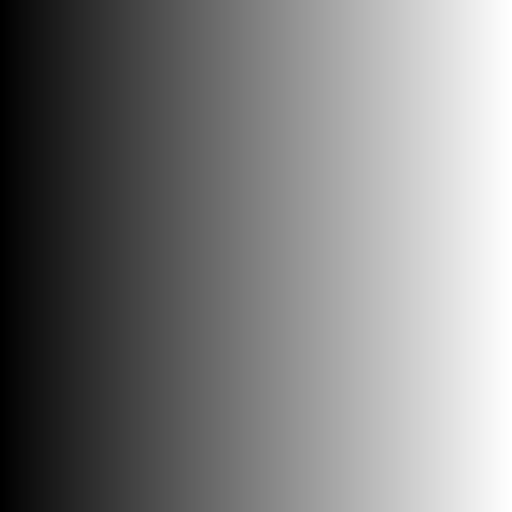
#> input picture 深度学习/图像处理/伽马变换/intensity_ramp.tif, 512 x 512 px
$ jupyter execute '03-伽马变换.ipynb'
#> lines starting #> are read from the running program, lines starting #| are printed output that depends on the picture
# 伽马变换
## 应用
许多软件都有伽马变换的应用，诸如美图秀秀、Photoshop此类软件，都在使用

伽马变换的作用是 **「图像对比度调节」**
## 定义
- 伽马变换又叫 **「幂律变换」**，是因为它使用**幂函数**来操作输入图像
- 其数学表达式如下：
    - $ output = (input + \varepsilon) ^ \gamma$
    - ^ 其中 $output$ 是输出灰度值；$\gamma$ 是伽马系数，取正数；$\varepsilon$ 是补偿系数，我们一般设置为 $0$
        - 那么上述的 **「补偿系数」** 到底是干嘛的呢？举个例子来说明：
        - 假设有一个矩阵如下：
        - $\left[ \begin{matrix}0 & 0 & 0 \\ 50 & 50 & 50 \\100 & 100 & 100\end{matrix} \right ]$
        - 我们对其进行 $\gamma$ 变换的时候，就会造成像素值为 $0$ 的区域不变，而其他区域的像素值均变化，所以就会造成“不公平”的现象
        - 为了消除这一“不公平”，那肯定要对 $0$ 值进行补偿，所以当图像中出现大面积的 $0$ 值区域时，如果不加入补偿可能就会造成图像 $\gamma$ 变换效果不理想
        - **原则:** 根据需求来决定 $\varepsilon$ 的取值

## 一些小麻烦
根据上述定义，加入某一像素值为 $100$，$\varepsilon$ 取 $0$，$\gamma$ 取 $3$，则变换后的像素值为：

$$
output = (100 + 0) ^ {3} = 100\times 100 \times 100 = 1000000
$$
这显然超过了我们 $8Bit$ 图像的动态范围
### 问题的解决
由于幂运算可能导致输出图像的动态范围过大，影响图像的输出显示，故我们在此采用 **「归一化」** 手段进行处理，此处的归一化和*深度学习领域*的归一化类似

则采用归一化后的伽马变换公式为：

$$
output = 255 \times \left(\frac{input + \varepsilon}{255}\right) ^ \gamma
$$

通过除以**原图像动态范围**的手段，我们将原始图像进行线性映射到 $[0, 1]$ 区间内，这一过程被称作 **「归一化」** ，然后再将变换完成的 $[0, 1]$ 内取值的结果乘以**原图像动态范围**，将结果**恢复**为原始图像的动态范围（逆归一化）

在此我们使用的图像均为 $[0, 255]$ 的 $8Bit$ 图像，故公式中定义动态范围值为 $255$

下面直接开始实验：

[cell 1]
from PIL import Image
import numpy as np
import matplotlib.pyplot as plt
from matplotlib.widgets import Slider, Button, RadioButtons

# 核心伽马变换函数
def gamma_trans(input, gamma = 2, eps = 0):
    return 255. * (((input + eps) / 255.) ** gamma)


def update_gamma(val):
    gamma = slider1.val
    output = gamma_trans(inp_arr, gamma = gamma)
    ax1.set_title('γ = ' + str(gamma))
    ax1.imshow(output, cmap = 'gray', vmin = 0, vmax = 255)

if __name__ == '__main__':
    inp_arr = np.array([
        [0, 50, 100, 150],
        [0, 50, 100, 150],
        [0, 50, 100, 150],
        [0, 50, 100, 150]
    ])
    fig = plt.figure()
    ax0 = fig.add_subplot(121)
    ax0.set_title('Input')
    ax0.imshow(inp_arr, cmap = 'gray', vmin=0, vmax=255)

    ax1 = fig.add_subplot(122)

    plt.subplots_adjust(bottom=0.3)
    s1 = plt.axes([0.25, 0.1, 0.55, 0.03], facecolor = 'lightgoldenrodyellow')
    slider1 = Slider(s1, 'γ: ', 0.0, 4., valfmt='%.f', valinit=1., valstep=0.05)
    slider1.on_changed(update_gamma)
    slider1.reset()
    slider1.set_val(1)
    plt.show()
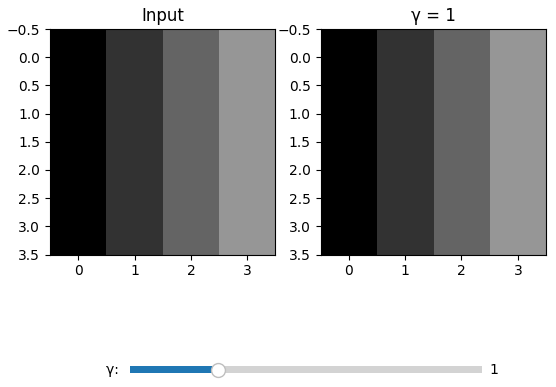
#> figure drawn by matplotlib, 3 panels

## 伽马变换的应用
### 用于校正显示失真
日常生活中使用的“大头电视机”，其学名为「CRT显示器」，由于自身的特殊物理性质，这类显示器都会有失真现象的发生，其输出为非线性，在此我们约定：

某一CRT显示器的输出函数为 $output = input^\gamma$，此处的 $\gamma$ 值介于 $[1.8, 2.5]$

为了校正这一类输出显示，很显然，我们只需要对其原始输入图像进行伽马变换，此处取变换伽马值为 $\frac{1}{\gamma}$

实验部分：

[cell 2]
from PIL import Image
import numpy as np
import matplotlib.pyplot as plt
from matplotlib.widgets import Slider, Button, RadioButtons
import matplotlib as mlp

# 核心伽马变换函数


def gamma_trans(input, gamma=2, eps=0):
    return 255. * (((input + eps) / 255.) ** gamma)


def update_gamma(val):
    gamma = slider1.val

    # 送入 CRT 之前，先进行伽马变换预处理，消除失真
    gamma_ = 1 / gamma
    corrent_img = gamma_trans(inp_arr, gamma_)
    ax1.set_title('Fix γ =1/%.1f' % gamma)
    ax1.imshow(corrent_img, cmap='gray', vmin=0, vmax=255)

    # 矫正过后的图送入 CRT 显示
    output = crt_distortion(corrent_img, gamma=gamma)
    ax2.set_title('Loss γ = %.1f' % gamma)
    ax2.imshow(output, cmap='gray', vmin=0, vmax=255)

# CRT失真模拟函数


def crt_distortion(input, gamma=2):
    return 255. * ((input / 255.) ** gamma)


if __name__ == '__main__':
    inp_arr = np.asarray(Image.open('./伽马变换/intensity_ramp.tif').convert('L'))
#> inp_arr is the input picture: shape (512, 512); min 0, max 255, mean 127.5
    fig = plt.figure()
    ax0 = fig.add_subplot(131)
    ax1 = fig.add_subplot(132)
    ax2 = fig.add_subplot(133)

    ax0.set_title('Raw Img')
    ax0.imshow(inp_arr, cmap='gray', vmin=0, vmax=255)

    plt.subplots_adjust(bottom=0.3)
    s1 = plt.axes([0.25, 0.1, 0.55, 0.03], facecolor='lightgoldenrodyellow')
    slider1 = Slider(s1, 'CRT Loss: ', 0.1, 4., valfmt='%.f',
                     valinit=1., valstep=0.1)
    slider1.on_changed(update_gamma)
    slider1.reset()
    slider1.set_val(2)
#> in gamma_trans, `return 255. * (((input + eps) / 255.) ** gamma)`:
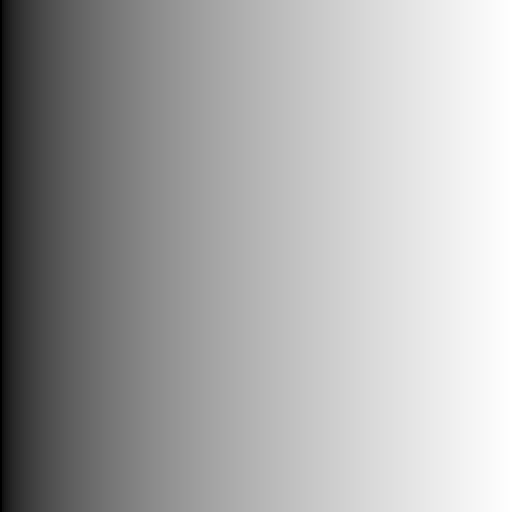
#> returned value: shape (512, 512) float64; min 0, max 255, mean 169.8
    plt.show()
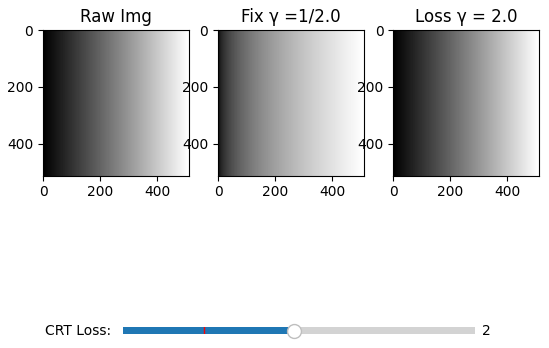
#> figure drawn by matplotlib, 4 panels

通过上面的动图可以看到，经过校正后的图像与原始图像一模一样，无论怎么调节 $\gamma$ 值，结果都和输入图片是一样的，这说明校正起到了作用

### 调节图像对比度
我们可以通过上述一系列实验，得到如下结论：
- 伽马变换具有改善图像偏暗或者偏亮的能力
- 这一能力体现在人眼上，会使得图像的细节更加突出，使人眼观察到更多的细节
- 故伽马变换可以调节图像对比度

那么，伽马变换为什么能够起到调整图像对比度的作用呢？
#### 对比度调节原理
**本质原因：**

伽马变换能够对于不同灰度区间的动态范围，做出相对独立的调整

绘制出幂函数的函数图像可能有助于我们理解：
//等待补充图像

我们就拿其中的 $\gamma = 0.25$ 的曲线来进行说明：
- 观察到其函数图像，斜率为由大到小，整个曲线呈现从陡峭到放平缓的趋势
- 这样的图像曲线非常有利于增强对比度
    - 假设原始图像归一化后的某一区间为 $[0, 0.1]$，那么读取图像，可以发现其值被映射到了大约 $[0, 0.55]$ 这个范围，而其真实灰度像素动态范围的变化为 $(0.55 - 0.1)\times 255 = 114.75$，这一范围是相当大的
    - 而上述这一过程直接导致了「暗部变亮」这一特性，是的更多的细节呈现出来，容易被人眼辨认

将上面的过程进行推广，我们显然可以得到以下结论：
- 当 $\gamma = 1$ 时，图像恒等变换，输入输出完全相等（$\varepsilon = 0$）
- 当 $\gamma < 1$ 时，图像的亮度被提高，拓展暗部动态范围，压缩亮部动态范围
- 当 $\gamma > 1$ 时，图像的亮度被降低，拓展亮部动态范围，压缩暗部动态范围

## 对比度增强实战
### Stage 1
我们要对一张人类脊柱的医学图像进行处理，直接上代码：

[cell 3]
from PIL import Image
import numpy as np
import matplotlib.pyplot as plt
from matplotlib.widgets import Slider, Button, RadioButtons
import matplotlib as mlp

# mlp.use('TkAgg')


# 核心伽马变换函数
def gamma_trans(input, gamma=2., eps=0):
    return 255. * (((input + eps) / 255.) ** gamma)


def update_gamma(val):
    gamma = slider1.val

    output = gamma_trans(inp_arr, gamma, 0.2)

    ax3.clear()
    ax3.set_title('γ=%.2f Result' % gamma)
    ax3.imshow(output, cmap='gray', vmin=0, vmax=255)

    ax4.clear()
    ax4.grid(True, linestyle=':', linewidth=1)
    ax4.set_title('Out Img Gray distribution histogram')
    ax4.set_xlim(0, 255)
    ax4.set_ylim(0, 0.15)
    ax4.hist(output.flatten(), bins=50, density=True, color='r', edgecolor='k')


if __name__ == '__main__':
    inp_arr = np.asarray(Image.open('./伽马变换/fractured_spine.tif').convert('L'))
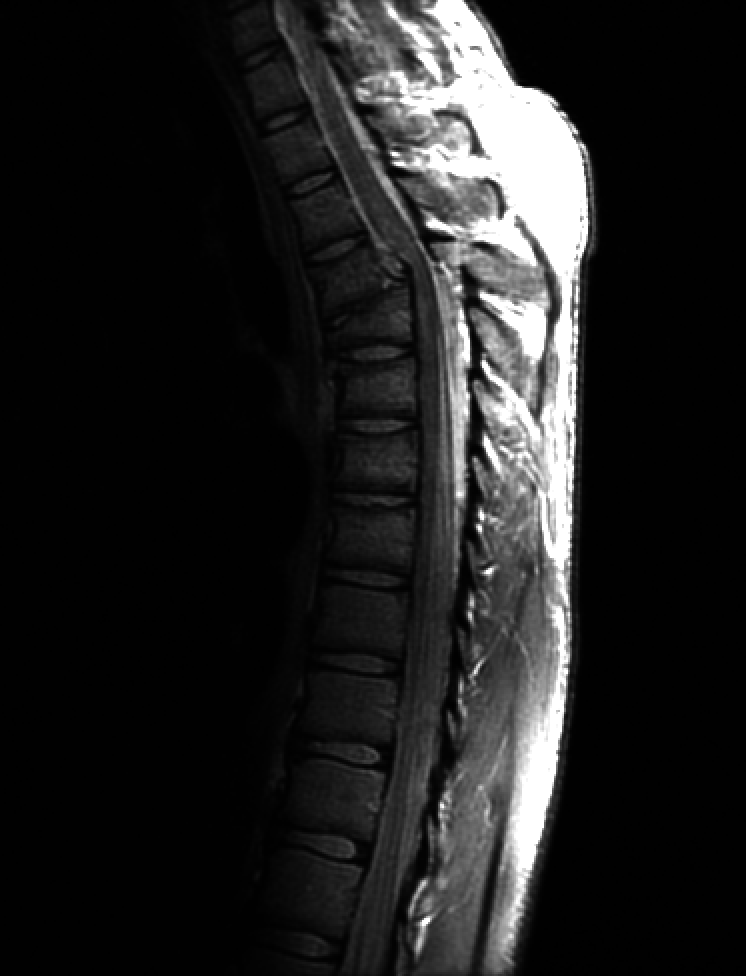
#> input picture 深度学习/图像处理/伽马变换/fractured_spine.tif, 746 x 976 px
#> inp_arr is the input picture: shape (976, 746); min 0, max 255, mean 32.6
    fig = plt.figure()
    ax1 = fig.add_subplot(221)
    ax2 = fig.add_subplot(222)
    ax3 = fig.add_subplot(223)
    ax4 = fig.add_subplot(224)

    ax1.set_title('Raw Img')
    ax1.imshow(inp_arr, cmap='gray', vmin=0, vmax=255)

    # ax2 显示原图的灰度分布直方图
    ax2.grid(True, linestyle=':', linewidth=1)
    ax2.set_title('Raw Img Gray distribution histogram')
    ax2.set_xlim(0, 255)
    ax2.set_ylim(0, 0.15)
    ax2.hist(inp_arr.flatten(), bins=50,
             density=True, color='r', edgecolor='k')

    plt.subplots_adjust(bottom=0.3)
    s1 = plt.axes([0.25, 0.1, 0.55, 0.03], facecolor='lightgoldenrodyellow')
    slider1 = Slider(s1, 'γ: ', 0.1, 2., valfmt='%.f',
                     valinit=1., valstep=0.1)
    slider1.on_changed(update_gamma)
    slider1.reset()
    slider1.set_val(1.)
    plt.show()
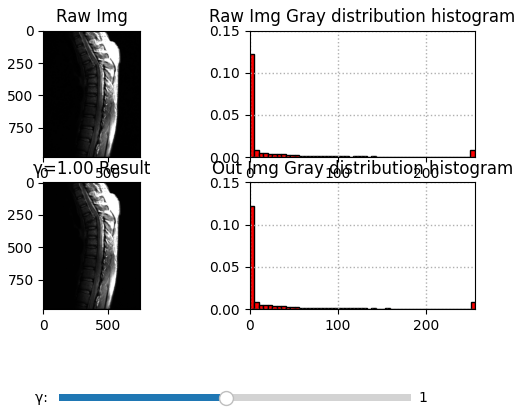
#> figure drawn by matplotlib, 5 panels; panel 2: tallest bar 0.122 high, from x = 0 to 5.1; panel 4: tallest bar 0.122 high, from x = 0.2 to 5.3

可以看到，对比度增强效果非常明显，而根据灰度分布直方图，我们可以清晰地看到：

原始图像的灰度分布较为密集，而经过伽马变换后的灰度分布变稀疏了

### Stage 2
航拍图像，增强：

[cell 4]
from PIL import Image
import numpy as np
import matplotlib.pyplot as plt
from matplotlib.widgets import Slider, Button, RadioButtons
import matplotlib as mlp

# mlp.use('TkAgg')


# 核心伽马变换函数
def gamma_trans(input, gamma=2., eps=0):
    return 255. * (((input + eps) / 255.) ** gamma)


def update_gamma(val):
    gamma = slider1.val

    output = gamma_trans(inp_arr, gamma, 0.2)

    ax3.clear()
    ax3.set_title('γ=%.2f Result' % gamma)
    ax3.imshow(output, cmap='gray', vmin=0, vmax=255)

    ax4.clear()
    ax4.grid(True, linestyle=':', linewidth=1)
    ax4.set_title('Out Img Gray distribution histogram')
    ax4.set_xlim(0, 255)
    ax4.set_ylim(0, 0.15)
    ax4.hist(output.flatten(), bins=50, density=True, color='r', edgecolor='k')


if __name__ == '__main__':
    inp_arr = np.asarray(Image.open('./伽马变换/washed_out.tif').convert('L'))
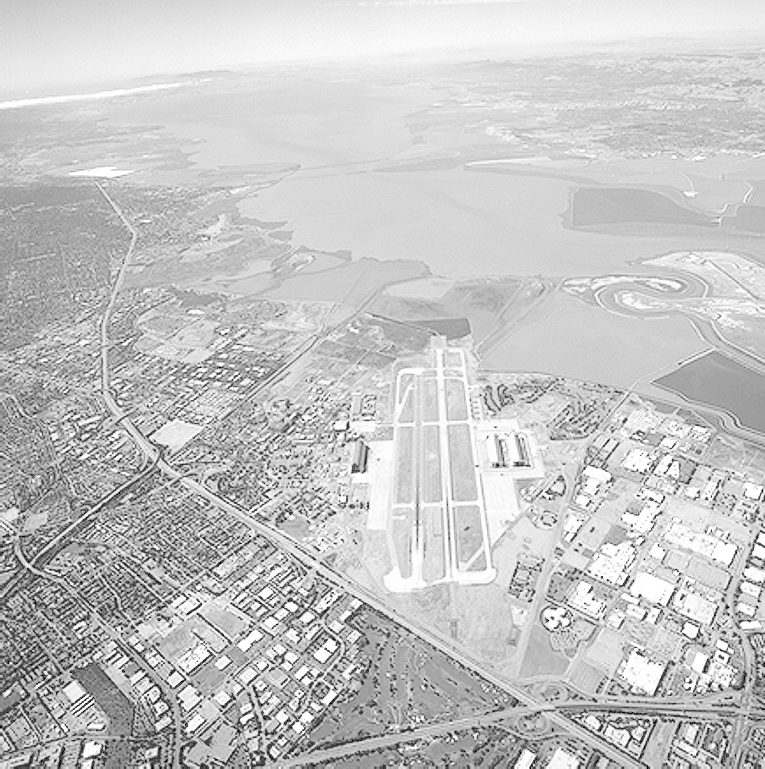
#> input picture 深度学习/图像处理/伽马变换/washed_out.tif, 765 x 769 px
#> inp_arr is the input picture: shape (769, 765); min 0, max 255, mean 197.1
    fig = plt.figure()
    ax1 = fig.add_subplot(221)
    ax2 = fig.add_subplot(222)
    ax3 = fig.add_subplot(223)
    ax4 = fig.add_subplot(224)

    ax1.set_title('Raw Img')
    ax1.imshow(inp_arr, cmap='gray', vmin=0, vmax=255)

    # ax2 显示原图的灰度分布直方图
    ax2.grid(True, linestyle=':', linewidth=1)
    ax2.set_title('Raw Img Gray distribution histogram')
    ax2.set_xlim(0, 255)
    ax2.set_ylim(0, 0.15)
    ax2.hist(inp_arr.flatten(), bins=50,
             density=True, color='r', edgecolor='k')

    plt.subplots_adjust(bottom=0.3)
    s1 = plt.axes([0.25, 0.1, 0.55, 0.03], facecolor='lightgoldenrodyellow')
    slider1 = Slider(s1, 'γ: ', 0.1, 4., valfmt='%.f',
                     valinit=1., valstep=0.1)
    slider1.on_changed(update_gamma)
    slider1.reset()
    slider1.set_val(1.)
    plt.show()
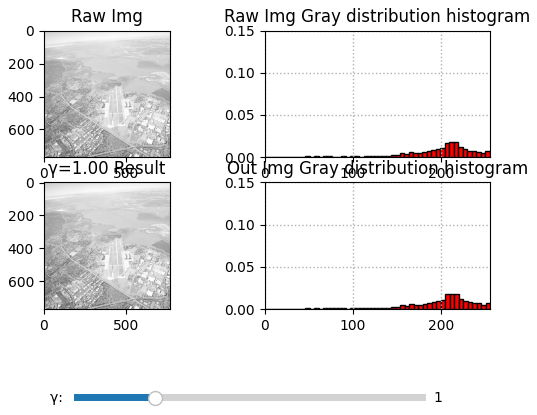
#> figure drawn by matplotlib, 5 panels; panel 2: tallest bar 0.0179 high, from x = 209.1 to 214.2; panel 4: tallest bar 0.0179 high, from x = 209.3 to 214.4
